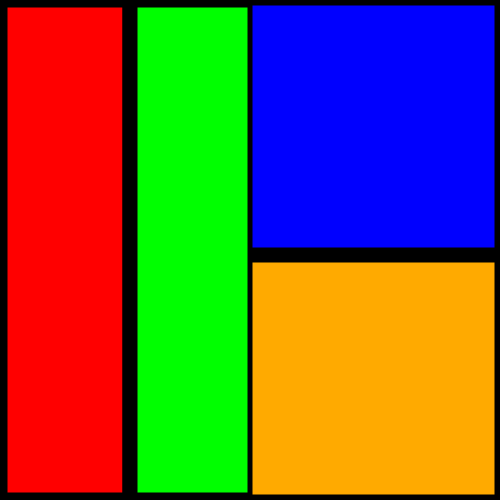
Frame 1 (no input)
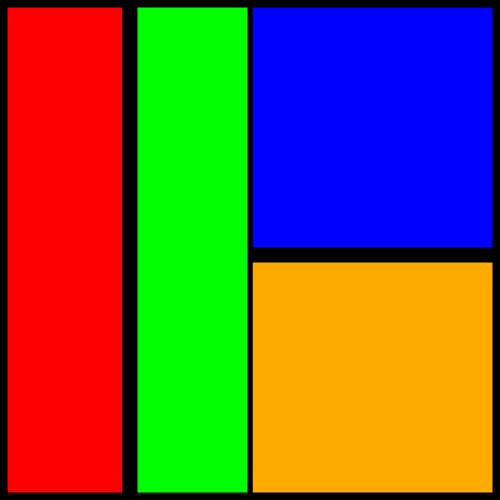
Frame 60 (no input)
Frame 120 (the mouse pressed at the canvas centre since frame 60): identical to frame 60, image omitted

The p5.js sketch that drew these frames (run headless with seeded random() and noise() and a simulated clock; from frame 60 on, the mouse is pressed at the canvas centre):

// p5.js sketch
// ── sketch.js
// INSTRUCTIONS //

// Press and hold the black lines in the middle of the colours to move them. Release to have them bounce back into place.

// Wall Drawing #853 (1998)


// A wall bordered and divided vertically into two parts by a flat black band. Left part: a square is divided vertically by a curvy line. Left: glossy red; right: glossy green; Right part: a square is divided horizontally by a curvy line. Top: glossy blue; bottom: glossy orange.

// I've always thought of curvy lines as moving lines in my mind, so instead of making curvy lines, I decided to make a moving line that is user interactive.



let baseLength = 10
let left = 250
let right = 495
let maxHeight = 480
let minHeight = 10
let over = false
let follow = false
let weight = 1
let spring = 0.1
let friction = 0.75
let restPosition = 250
let position = restPosition
let velocity = 0
let acceleration = 0
let force = 0

//

let baseHeight = 10
let bottom = 5
let Top = 495
let maxLength = 240
let minLength = 5
let over2 = false
let follow2 = false
let weight2 = 1
let spring2 = 0.1
let friction2 = 0.75
let restPosition2 = 125
let position2 = restPosition2
let velocity2 = 0
let acceleration2 = 0
let force2 = 0

function setup(){
  createCanvas(500, 500)
  rectMode(CORNERS)
}



//Right Side



function draw(){
  background(0)
  updateHeight()
  drawSpring()
  updateHeight2()
  drawSpring2()
}
function drawSpring(){
  fill(0,0,255)
  quad(250,5,495,5,495,495,250,495)
  fill(255,170,0)
  quad(left, position, right, position, 495,495,250,495)
  if(over || follow){
    fill(255)
  } else {
    fill(0)
  }
  stroke(0)
  strokeWeight(5)
  rect(left, position, right, position + baseLength)
}
function updateHeight(){
  if(!follow){
    force = -spring * (position - restPosition)
    acceleration = force / weight
    velocity = friction * (velocity + acceleration)
    position = position + velocity
  }
  if(mouseX > left && mouseX < right && mouseY > position && mouseY < position + baseLength){
    over = true
  } else {
    over = false
  }
  if(follow){
    position = mouseY 
    position = constrain(position, minHeight, maxHeight)
  }
}



// Left Side



function drawSpring2(){
  fill(0,255,0)
  quad(5,5,250,5,250,495,5,495)
  fill(255,0,0)
  quad(5,5,position2,bottom,position2,Top,5,495)
  if(over2 || follow2){
    fill(255)
  } else {
    fill(0)
  }
  stroke(0)
  strokeWeight(5)
  rect(position2, bottom, position2 + baseHeight, Top)
}
function updateHeight2(){
  if(!follow2){
    force2 = -spring2 * (position2 - restPosition2)
    acceleration2 = force2 / weight2
    velocity2 = friction2 * (velocity2 + acceleration2)
    position2 = position2 + velocity2
  }
  if(mouseY > bottom && mouseY < Top && mouseX > position2 && mouseX < position2 + baseHeight){
    over2 = true
  } else {
    over2 = false
  }
  if(follow2){
    position2 = mouseX
    position2 = constrain(position2, minLength, maxLength)
  }
}
function mousePressed(){
  if(over2) {
    follow2 = true
  }  
  if(over) {
    follow = true
  }
}
function mouseReleased(){
  follow = false
  follow2 = false
}
